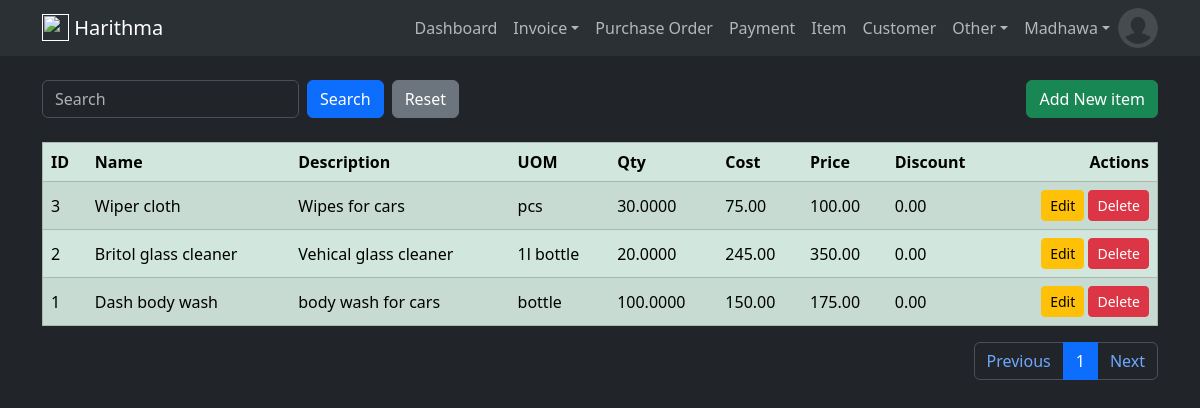
The app's page /item (signed in), older data.
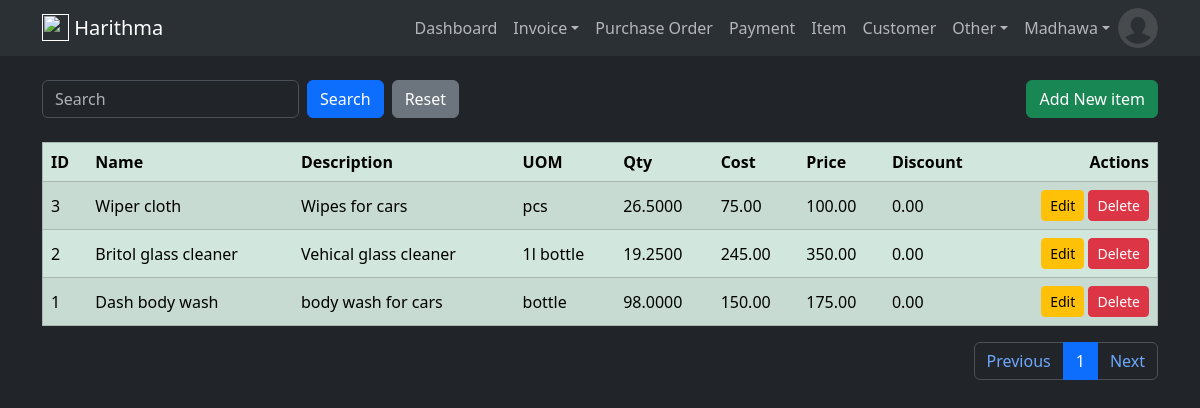
The same page, newer data.
### harithmapos/models.py (models this page shows)
class Item(db.Model):
    id = db.Column(db.Integer, primary_key=True)
    name = db.Column(db.String(100), nullable=False)
    description = db.Column(db.String(255))
    unit_of_measure = db.Column(db.String(20))
    quantity = db.Column(db.Numeric(10,4))
    unit_cost = db.Column(db.Numeric(10,2))
    unit_price = db.Column(db.Numeric(10,2))
    discount_pct = db.Column(db.Numeric(5,2))
    create_dttm = db.Column(db.DateTime, nullable=False, default=datetime.utcnow)
    update_dttm = db.Column(db.DateTime, nullable=False, default=datetime.utcnow)
    invoice_details = db.relationship('InvoiceDetail', backref='item', lazy=True)
    item_invoice_details = db.relationship('ItemInvoiceDetail', backref='item', lazy=True)
    purchase_order_details = db.relationship('PurchaseOrderDetail', backref='item', lazy=True)

### harithmapos/views/item/routes.py (the view)
@item_blueprint.route("/item", methods=['GET', 'POST'])
@login_required
def item():
    item_create_form = ItemCreateForm()
    item_update_form = ItemUpdateForm()
    per_page = 20
    page = request.args.get('page',1,type=int)
    query = request.args.get("query",None)
    if query:
        items = Item.query.order_by(Item.update_dttm.desc()).filter(Item.name.icontains(query)).paginate(page=page, per_page=per_page)
    else:
        items = Item.query.order_by(Item.update_dttm.desc()).paginate(page=page, per_page=per_page)
    return render_template(
        'item.html',
        title='Item',
        item_create_form=item_create_form,
        item_update_form=item_update_form,
        items=items,
        query=query
    )

### harithmapos/views/item/forms.py
class ItemCreateForm(FlaskForm):
    name = StringField("Name", validators=[DataRequired(), Length(min=2, max=100)])
    description = StringField("Description")
    unit_of_measure = StringField("Unit Of Measure")
    quantity = DecimalField("Quantity", places=4)
    unit_cost = DecimalField("Unit Cost", places=2, validators=[DataRequired()])
    unit_price = DecimalField("Unit Price", places=2, validators=[DataRequired()])
    discount_pct = DecimalField("Discount Pct", places=2)
    submit = SubmitField('Insert Item')

class ItemUpdateForm(FlaskForm):
    name = StringField("Name", validators=[DataRequired(), Length(min=2, max=100)])
    description = StringField("Description")
    unit_of_measure = StringField("Unit Of Measure")
    quantity = DecimalField("Quantity", places=4)
    unit_cost = DecimalField("Unit Cost", places=2, validators=[DataRequired()])
    unit_price = DecimalField("Unit Price", places=2, validators=[DataRequired()])
    discount_pct = DecimalField("Discount Pct", places=2)
    submit = SubmitField('Update Item')

### harithmapos/models.py (called while the page is built)
@login_manager.user_loader
def load_user(user_id):
    return User.query.get(int(user_id))

### harithmapos/templates/item.html (shortened to what the changed rows need)
{% extends 'layout/base.html' %}
{% block body %}
    <div class="container mt-4">
        <table class="table table-success table-striped table-hover" border="1">
            <thead class="thread-dark">
                <tr>
                    <th scope="col">ID</th>
                    <th scope="col">Name</th>
                    <th scope="col">Description</th>
                    <th scope="col">UOM</th>
                    <th scope="col">Qty</th>
                    <th scope="col">Cost</th>
                    <th scope="col">Price</th>
                    <th scope="col">Discount</th>
                    <th scope="col" style="text-align: right" >Actions</th>
                </tr>
            </thead>
            <tbody id="results">
                {% for item in items.items %}
                    <tr>
                        <td class="align-middle"  scope="row">{{item.id}}</td>
                        <td class="align-middle">{{item.name}}</td>
                        <td class="align-middle">{{item.description}}</td>
                        <td class="align-middle">{{item.unit_of_measure}}</td>
                        <td class="align-middle">{{item.quantity}}</td>
                        <td class="align-middle">{{item.unit_cost}}</td>
                        <td class="align-middle">{{item.unit_price}}</td>
                        <td class="align-middle">{{item.discount_pct}}</td>
                        <td class="text-end">
                            <a href="{{ url_for('item_blueprint.update_item', item_id=item.id) }}" class="btn btn-sm btn-warning" data-toggle="tooltip" data-placement="top" title="Update item" data-bs-toggle="modal" data-bs-target="#update_item{{item.id}}">Edit</a>
                            <a href="{{ url_for('item_blueprint.delete_item', item_id=item.id) }}" class="btn btn-sm btn-danger" data-toggle="tooltip" data-placement="top" title="Delete item" onclick="return confirm('Are you sure to delete?')">Delete</a>
                        </td>
                    </tr>
                {% endfor %}
            </tbody>
        </table>
    </div>
{% endblock %}

Row changes from the older to the newer data that the page shows:
changed Item "Wiper cloth": quantity "30.0000" → "26.5000"
changed Item "Britol glass cleaner": quantity "20.0000" → "19.2500"
changed Item "Dash body wash": quantity "100.0000" → "98.0000"
